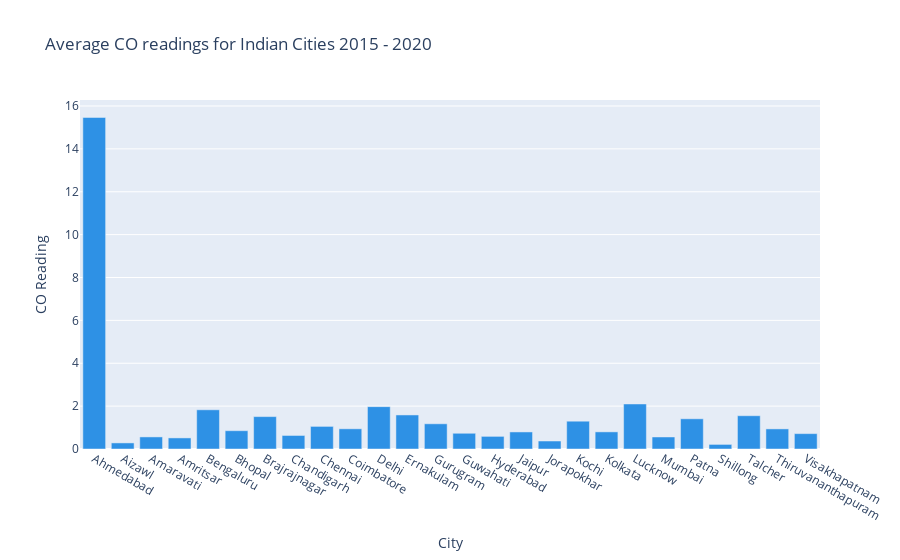

Notebook cell for this chart:
### Code cell
trace4=go.Bar(x=avg_readings['City'], y=avg_readings['CO'], marker_color=px.colors.qualitative.Dark24[0])
d4=[trace4]
layout=go.Layout(title='Average CO readings for Indian Cities 2015 - 2020', xaxis=dict(title='City'), yaxis=dict(title='CO Reading'))
fig=go.Figure(data=d4, layout=layout)
fig.show()

### Figure 1 — Plotly figure (JSON) as saved in the notebook; plotly's stock layout.template omitted (floating-point values rounded to 4 significant figures)
{"data": [{"marker": {"color": "#2E91E5"}, "type": "bar", "x": ["Ahmedabad", "Aizawl", "Amaravati", "Amritsar", "Bengaluru", "Bhopal", "Brajrajnagar", "Chandigarh", "Chennai", "Coimbatore", "Delhi", "Ernakulam", "Gurugram", "Guwahati", "Hyderabad", "Jaipur", "Jorapokhar", "Kochi", "Kolkata", "Lucknow", "Mumbai", "Patna", "Shillong", "Talcher", "Thiruvananthapuram", "Visakhapatnam"], "y": [15.47, 0.2836, 0.5639, 0.517, 1.829, 0.853, 1.511, 0.6313, 1.054, 0.9419, 1.976, 1.588, 1.176, 0.7338, 0.5893, 0.7959, 0.3721, 1.297, 0.7993, 2.101, 0.5613, 1.409, 0.2142, 1.552, 0.9377, 0.7171]}], "layout": {"title": {"text": "Average CO readings for Indian Cities 2015 - 2020"}, "xaxis": {"title": {"text": "City"}}, "yaxis": {"title": {"text": "CO Reading"}}}}
